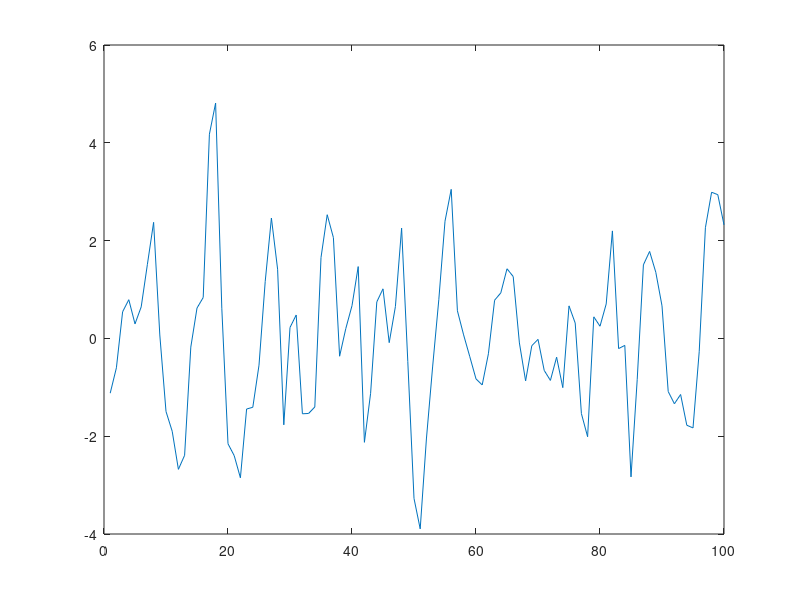

Write MATLAB code to recreate this figure. (Note: this script raises an error after producing the figure.)
clear all
A = [1; -1.29; 0.84; -0.4; 0.3];
C = [1; -0.81; -0.11];
N = 100;
w_t = randn(N,1);
u = filter(C,A,w_t);
lag = 20;
figure(1)
plot(u)
figure(2)
acf = acf(u,lag);
stem(acf)
figure(3)
pacf = pacf(u,lag);
stem(pacf)
%%
clear all
A = [1; -1.79; 0.74];
C = [1; -0.81; -0.11];
rootsA = roots(A);
rootsC = roots(C);
N = 1000;
w_t = randn(N,1);
u = filter(C,A,w_t);
plot(u)
%%
clear all
rootsA = [1.001 0.2+0.31i 0.2-0.31i];
rootsC = [1.0001 0.2+0.31i 0.2-0.31i];
A = poly(rootsA);
C = poly(rootsC);
N = 10000;
w_t = randn(N,1);
u = filter(C,A,w_t);
lag = 20;
figure(1)
plot(u)
%%
figure(2)
acf = acf(u,lag);
stem(acf)
figure(3)
pacf = pacf(u,lag);
stem(pacf)

%%
clear all
load week2data %gives y
figure(1)
plot(y)
mean = mean(y);
y0 = y-mean;
L = 25;
racf = acf(y0,L);
rpacf = pacf(y0,L);
r = covf(y0,L);
figure(2)
plot(0:L-1,r)
figure(3)
stem(racf)
figure(4)
stem(rpacf)